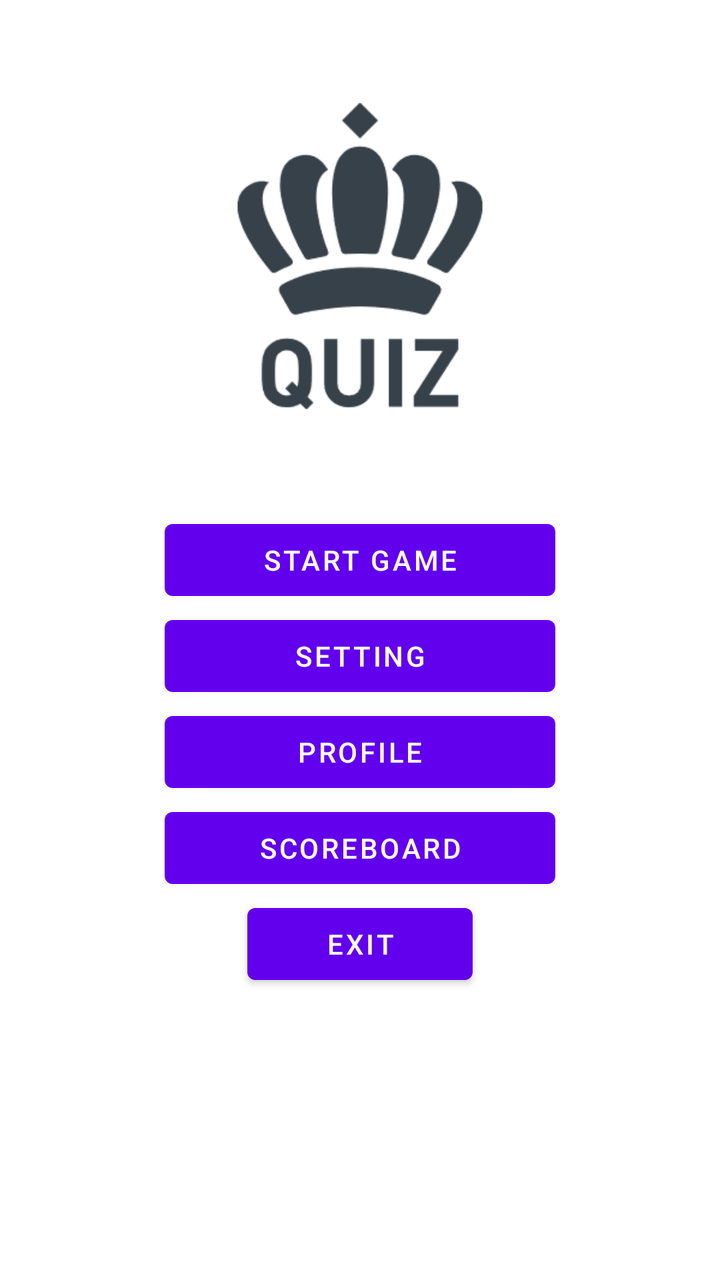
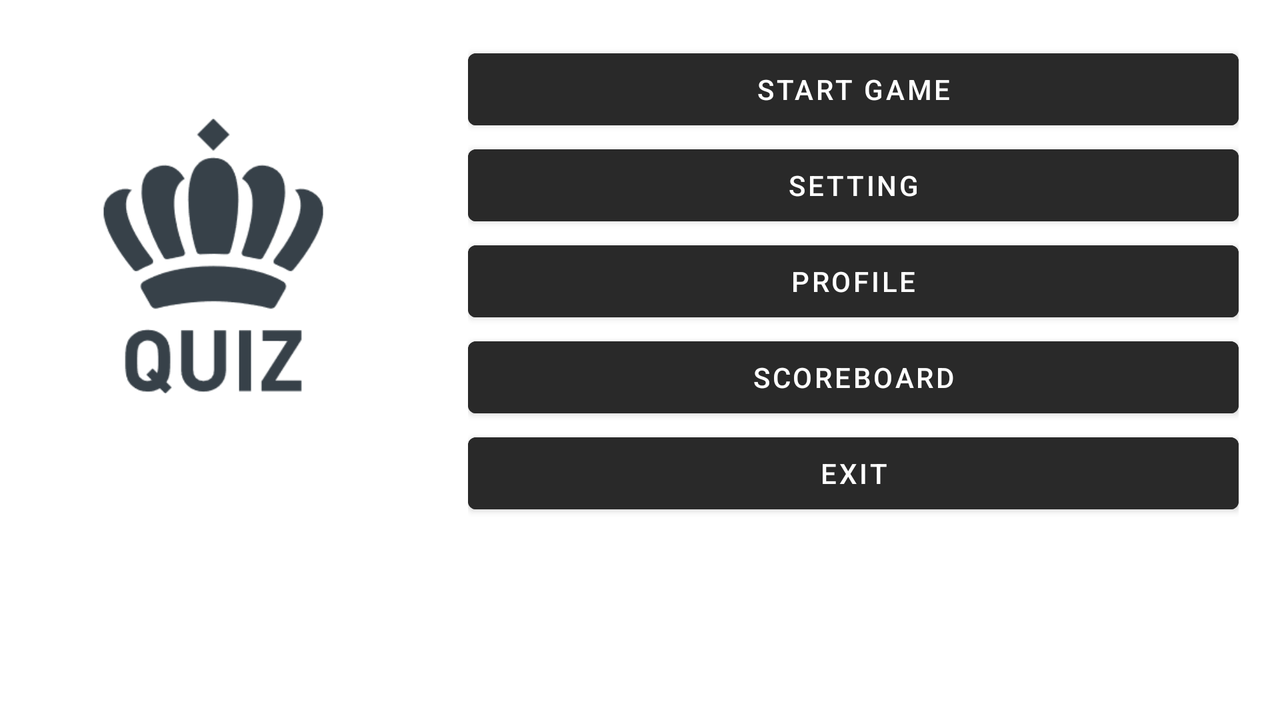

Compare how this app lays out the same screen by default and in its alternative resource folder. The renders come first, then the two layout files and the values they reference.
<!-- AndroidManifest.xml: application theme Theme.KingsQuiz -->
<!-- res/layout/activity_main.xml -->
<?xml version="1.0" encoding="utf-8"?>
<androidx.drawerlayout.widget.DrawerLayout xmlns:android="http://schemas.android.com/apk/res/android"
    xmlns:app="http://schemas.android.com/apk/res-auto"
    xmlns:tools="http://schemas.android.com/tools"
    android:id="@+id/drawer_layout"
    android:layout_width="match_parent"
    android:layout_height="match_parent"
    tools:context=".MainActivity">

    <ScrollView
        android:layout_width="match_parent"
        android:layout_height="match_parent">

        <LinearLayout
            android:layout_width="match_parent"
            android:layout_height="wrap_content"
            android:orientation="vertical">

            <ImageView
                android:id="@+id/imageView"
                android:layout_width="match_parent"
                android:layout_height="0dp"
                android:layout_marginStart="10pt"
                android:layout_marginEnd="10pt"
                android:layout_weight="1"
                android:scaleX=".6"
                android:scaleY=".6"
                android:src="@drawable/quiz_king_ico" />

            <LinearLayout
                android:layout_width="match_parent"
                android:layout_height="wrap_content"
                android:layout_weight="1"
                android:orientation="vertical">

                <Button
                    android:id="@+id/gameButton"
                    android:layout_width="match_parent"
                    android:layout_height="wrap_content"
                    android:layout_marginStart="40pt"
                    android:layout_marginEnd="40pt"
                    android:text="@string/start_game" />

                <Button
                    android:id="@+id/settingButton"
                    android:layout_width="match_parent"
                    android:layout_height="wrap_content"
                    android:layout_marginStart="40pt"
                    android:layout_marginEnd="40pt"

                    android:text="@string/setting" />

                <Button
                    android:id="@+id/profileButton"
                    android:layout_width="match_parent"
                    android:layout_height="wrap_content"
                    android:layout_marginStart="40pt"
                    android:layout_marginEnd="40pt"

                    android:text="@string/profile" />

                <Button
                    android:id="@+id/scoreboardButton"
                    android:layout_width="match_parent"
                    android:layout_height="wrap_content"
                    android:layout_marginStart="40pt"
                    android:layout_marginEnd="40pt"

                    android:text="@string/scoreboard" />

                <Button
                    android:id="@+id/exitButton"
                    android:layout_width="match_parent"
                    android:layout_height="wrap_content"
                    android:layout_marginStart="60pt"
                    android:layout_marginEnd="60pt"

                    android:text="@string/exit" />

            </LinearLayout>
        </LinearLayout>

    </ScrollView>

    <com.google.android.material.navigation.NavigationView
        android:layout_width="wrap_content"
        android:layout_height="match_parent"
        android:layout_gravity="start"
        app:menu="@menu/navigation_menu" />

</androidx.drawerlayout.widget.DrawerLayout>
<!-- resources referenced by this layout -->
<resources>
  <!-- drawable quiz_king_ico: png bitmap (drawable, 8984 bytes) -->
  <string name="exit">exit</string>
  <string name="profile">profile</string>
  <string name="scoreboard">scoreboard</string>
  <string name="setting">setting</string>
  <string name="start_game">start game</string>
  <style name="Theme.KingsQuiz" parent="Theme.MaterialComponents.DayNight.DarkActionBar">
          
          <item name="colorPrimary">@color/purple_500</item>
          <item name="colorPrimaryVariant">@color/purple_700</item>
          <item name="colorOnPrimary">@color/white</item>
          
          <item name="colorSecondary">@color/teal_200</item>
          <item name="colorSecondaryVariant">@color/teal_700</item>
          <item name="colorOnSecondary">@color/black</item>
          
          <item name="android:statusBarColor">?attr/colorPrimaryVariant</item>
          
      </style>
</resources>
<!-- res/layout-land/activity_main.xml (the repository's variant of the layout above) -->
<!-- drawn on the phone turned sideways -->
<?xml version="1.0" encoding="utf-8"?>
<ScrollView xmlns:android="http://schemas.android.com/apk/res/android"
    android:layout_width="match_parent"
    android:layout_height="match_parent"
    xmlns:tools="http://schemas.android.com/tools"
    tools:context=".MainActivity">
    <LinearLayout
        android:layout_width="match_parent"
        android:layout_height="wrap_content"
        android:orientation="horizontal">

        <ImageView
            android:id="@+id/imageView"
            android:layout_width="match_parent"
            android:layout_height="wrap_content"
            android:layout_marginStart="10pt"
            android:layout_marginEnd="10pt"

            android:layout_weight="1"
            android:scaleX=".8"
            android:scaleY=".8"
            android:src="@drawable/quiz_king_ico" />

        <LinearLayout
            android:layout_width="match_parent"
            android:layout_height="wrap_content"
            android:layout_weight="0.5"
            android:layout_marginTop="10pt"
            android:layout_marginEnd="10pt"
            android:layout_marginStart="10pt"
            android:orientation="vertical">

            <Button
                android:id="@+id/gameButton"
                android:layout_width="match_parent"
                android:layout_height="wrap_content"

                android:backgroundTint="#292929"

                android:text="@string/start_game" />

            <Button
                android:id="@+id/settingButton"
                android:layout_width="match_parent"
                android:layout_height="wrap_content"

                android:backgroundTint="#292929"
                android:text="@string/setting" />

            <Button
                android:id="@+id/profileButton"
                android:layout_width="match_parent"
                android:layout_height="wrap_content"

                android:backgroundTint="#292929"
                android:text="@string/profile" />

            <Button
                android:id="@+id/scoreboardButton"
                android:layout_width="match_parent"
                android:layout_height="wrap_content"

                android:backgroundTint="#292929"
                android:text="@string/scoreboard" />

            <Button
                android:id="@+id/exitButton"
                android:layout_width="match_parent"
                android:layout_height="wrap_content"

                android:backgroundTint="#292929"
                android:text="@string/exit" />

        </LinearLayout>
    </LinearLayout>
</ScrollView>
